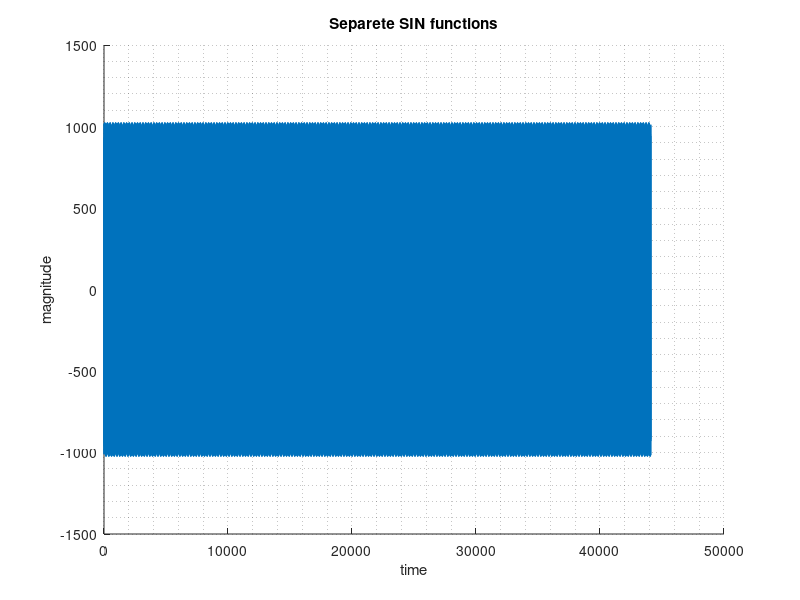
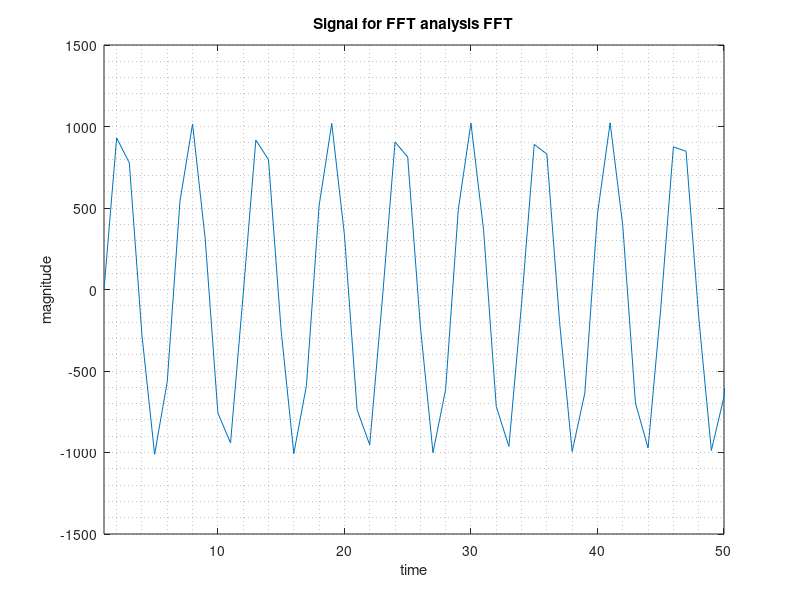
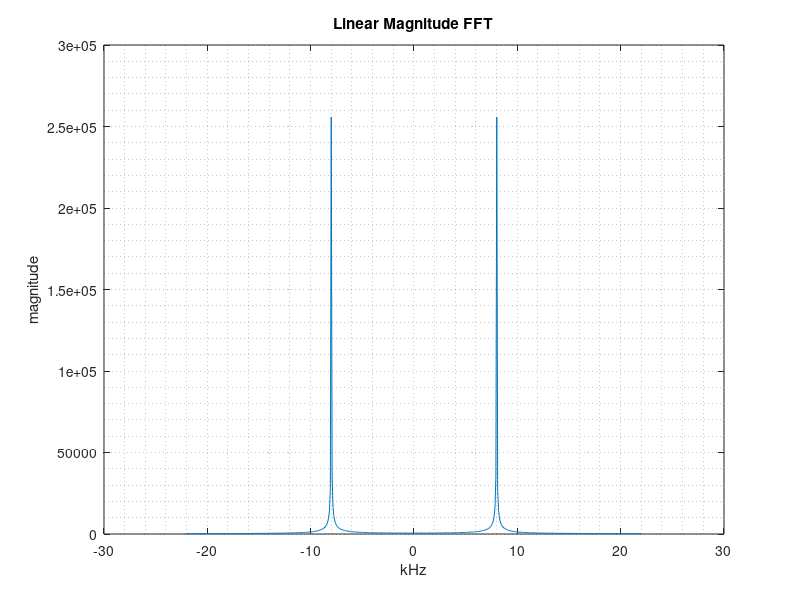
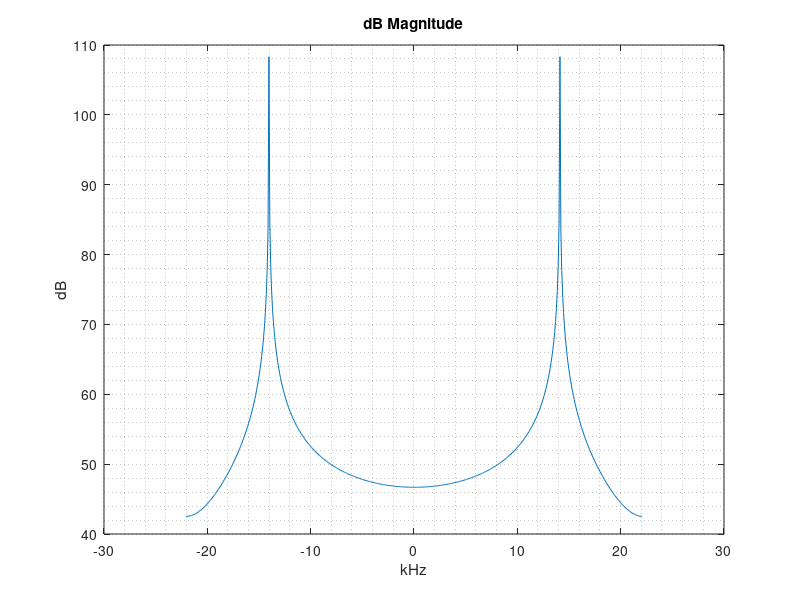

Here is the MATLAB script that generated these plots, in order:
%% FFT algoritm
clear;                      % clears all previus values from memory 
clc;                        % clear command window
fs =  44100;                % samplinf freq.
fftLength=512;              % windowlength 
stage_num = log2(fftLength);
% signal frequencies
max = 2048 - 1 ;

f1 = 430;
a1 = 0;

f2 = 4300;
a2 = 0;

f3 = 8000;
a3 = max/2;

% calculating signals 
comp1 = a1 * sin(2*pi*f1*[0:1/fs:1]);
comp2 = a2 * sin(2*pi*f2*[0:1/fs:1]);
comp3 = a3 * sin(2*pi*f3*[0:1/fs:1]);
Length = length(comp3);
% calculatin vector values for step function
d1 = ones(1, 24);
d2 = 0.*ones(1, 1000 );

%data = [ d1 , d2];                  % creates vector with step function
data = comp1 + comp2 + comp3;      % creates vector from 3 sin functions
%data = comp3;

% Grafika nobiides
bin_vals = [0 : fftLength-1];
N_2 = ceil(fftLength/2);
fax_kHz = (bin_vals-N_2)*fs/fftLength/1000;

freq3 = ceil(-(fftLength)/2:1:(fftLength)/2).*(fs/fftLength)/1000;

figure(1)               % plots separete sin functions
hold off,
%plot ( comp1, '-');
hold on;
%plot ( comp2, '-');
plot ( comp3, '-'), grid minor,;
%xlim([1 50])
title('Separete SIN functions') 
ylabel('magnitude'), xlabel('time') 
hold off;

figure(2)               % plots signal for fft
plot ( data), grid minor,;
xlim([1 50])
title('Signal for FFT analysis FFT') 
ylabel('magnitude'), xlabel('time') 
%xlim([1 100])

figure(3)               % plots resultinf fft from Matlab functions
ft =fft(data,fftLength); 
ft1 = fftshift(ft);
ftMag = abs(ft1); 
plot (fax_kHz,ftMag), grid minor,
title('Linear Magnitude FFT') 
ylabel('magnitude'), xlabel('kHz') 

figure(4)               % plots resultinf fft(in dB)  from Matlab functions
ft = fft(data,fftLength+1); 
ftMag = abs(ft(1:fftLength+1)); 
plot (freq3,20*log10(ftMag)), grid minor,
title('dB Magnitude') 
ylabel('dB'), xlabel('kHz') 

%% Data preparation for FFT

% reverse bit calulation
bits = length(dec2bin( fftLength - 1 ));    % how many bits in binary number
rev_bit_dec = zeros(1,fftLength);           % create vektor size of fftlength

stage = 1;              %Do it here for stage #1 
c = 0:fftLength-1;
c_bin = de2bi(c);       % create binary table
rev_bit_dec = bi2de(fliplr(circshift(c_bin',stage-1)'));    %Rotate binary table and convert to dec

%  creating array
%  create empty array to store values in reverse bit order
stage = zeros(bits+1,fftLength);
real_n = zeros(bits+1,fftLength);
imag_n = zeros(bits+1,fftLength);

Wn = zeros(1,fftLength/2);   % complex
Wr = zeros(1,fftLength/2);    % real
Wi = zeros(1,fftLength/2);    % imag

%% New stages

for st = 0 : stage_num;
    if st == 0
       for tmp=1:fftLength;
            stage(st+1,tmp)  =  data(rev_bit_dec(tmp)+1);
            real_n(st+1,tmp)  =  data(rev_bit_dec(tmp)+1);
       end
    else st > 0;
        for n = 1 : fftLength/2;
                Wn(n)  = exp(-j * (n-1) * 2 * pi/ 2^(st) );
                Wr(n) = real(Wn(n));
                Wi(n) = imag(Wn(n));
        end
        for i = 1 : 2^st : fftLength;
                for k = 0 : 2^(st-1)-1;
                    % Even
                        stage(st+1,i+k) = stage(st,i+k) + Wn(k+1)*stage(st,i+k+2^(st-1));
                        real_n(st+1,i+k) = real_n(st,i+k) + Wn(k+1)*real_n(st,i+k+2^(st-1));
                        imag_n(st+1,i+k) = imag_n(st,i+k) + Wn(k+1)*imag_n(st,i+k+2^(st-1));
                    % Odd
                        stage(st+1,i+k+2^(st-1)) = stage(st,i+k) - Wn(k+1)*stage(st,i+k+2^(st-1));
                        real_n(st+1,i+k+2^(st-1)) = real_n(st,i+k) - Wn(k+1)*real_n(st,i+k+2^(st-1));
                        imag_n(st+1,i+k+2^(st-1)) = imag_n(st,i+k) - Wn(k+1)*imag_n(st,i+k+2^(st-1));
                end
        end
    end
end

%% Ploting out
% slowly plot result
figure(5)
for i = 1 : bits + 1;
    %plot( abs( real_n(i, :) + j.*imag_n(i,  :) ) );
    %plot( fax_kHz, abs( fftshift( real_n(i, :) + j.*imag_n(i,:) ) ) ), grid minor,;
    plot( fax_kHz, abs( fftshift( stage(i,:) ) ) ), grid minor,;
    %pause(1);
end

title('Linear Magnitude FFT') 
ylabel('magnitude'), xlabel('kHz')

figure(6)
for i = 1 : bits + 1;
    %plot( abs( real_n(i, :) + j.*imag_n(i,  :) ) );
    plot( fax_kHz, abs( fftshift( real_n(i, :) + j.*imag_n(i,:) ) ) ), grid minor,;
    %plot( fax_kHz, abs( fftshift( stage(i,:) ) ) ), grid minor,;
    %pause(1);
end

title('Linear Magnitude FFT, ploted from Real + Imag') 
ylabel('magnitude'), xlabel('kHz') 
